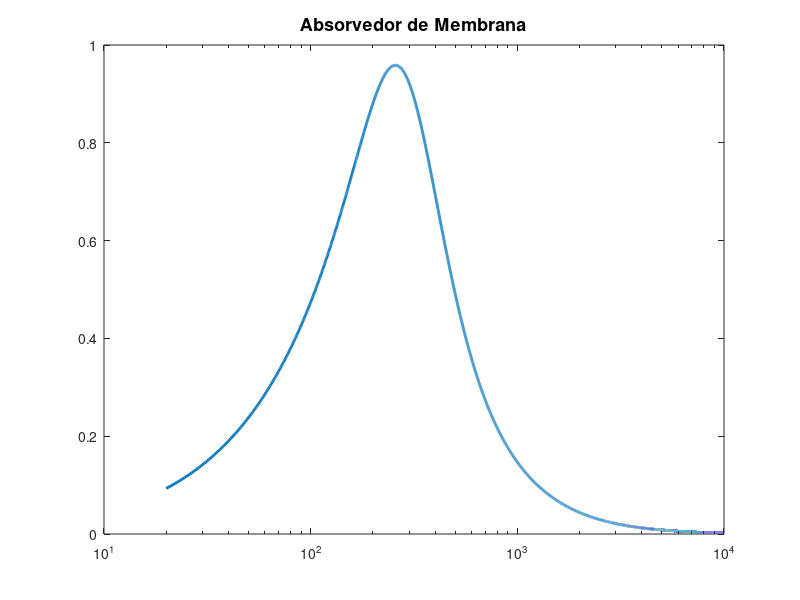

Reproduce this figure in MATLAB. (Note: this script raises an error after producing the figure.)
% ABSORVEDOR DE MEMBRANA
clear; close all; clc;

function [Zc, kc]=DB(f,rho0,c0,sigma)
% Impedância característica do material
Zc = (rho0 * c0).* ( (1 + 9.08 .* ((1e3.*f)./sigma).^(-0.75)) - 1j * 11.9 .* ((1e3.*f)./sigma).^(-0.73) );

k0 = (2*pi.*f)./c0;
% Número de onda característico:
kc = k0.* ( (1 + 10.8.*((1e3.*f)./sigma).^(-0.70)) - 1j * (10.3 .* ((1e3.*f)./sigma).^(-0.59)) );
end


% FREQUENCIAS 
f_i = 20; % [Hz]Frequencia inicial
f_f = 10000; % [Hz] Frequencia final

f_s = (f_f - f_i)*2;
f = linspace(f_i,f_f,f_s); % [Hz] Vetor de frequencia linear
omega = 2*pi*f; % [rad/s] Vetor de frequencia angular

% PROPRIEDADES AR
rho0 = 1.21; % [kg/m^3] densidade do ar
c0 = 343; % [m/s] velocidade do som no ar
k0 = omega/c0; % [rad/m] numero de onda

%PROPRIEDADES DO ABSORVEDOR

sigma = 25000; % [Ns/m^4] Resistividade ao fluxo do material poroso
D = .20; % [m] comprimento total da cavidade do absorvedor
d = 7e-2; % [m] Espessura do material poroso
dm   = 2e-4; % [m] Espessura da membrana
rhom = 1300; % [kg/m^2] Densidade do material da membrana
denssup = dm*rhom; % [kg/m^2] Densidade superficial da membrana

Zm  = 1j .* omega .* denssup; % Impedância da membrana
[Zp, kp] = DB(f, rho0, c0, sigma); % Impedância característica do material poroso
Zsp = Zp .* ((cosh(kp.*d))./(sinh(kp.*d))); % Impedância no topo da camada de material poroso         
Zsi1 = (-1j.*Zsp.*rho0.*c0.*(1./tanh(k0.*(D-d)))) + ((rho0.*c0).^2);  % Impedância no topo da camada de ar
Zsi2 = Zsp - (1j.*rho0.*c0.*(1./tanh(k0.*(D-d))));

Zsi= Zsi1 ./ Zsi2 ;

Zs = Zm + Zsi; % Impedância de superfície do absorvedor

% Coeficiente de absorção alpha                   
reflex = (Zs - (rho0*c0)) ./ (Zs + (rho0*c0)); % Coeficiente de reflexão
alpha = 1 - (abs(reflex).^2);


semilogx(f, alpha, 'LineWidth', 2);
title('Absorvedor de Membrana','FontSize', 13');
subtitle(sprintf('\\sigma = %.0f N·s/m^4 | d_por = %.3f m | d_mem = %.4f m' , sigma, d, dm),'FontSize', 11)
% Configurações finais do gráfico
set(gca, 'XScale', 'log')
set(gca, 'TickLabelInterpreter', 'tex') 
xlabel('Frequência (Hz)')
ylabel('\alpha (Coeficiente de Absorção)')
grid on
axis([f(1), f(end), 0, 1.05])